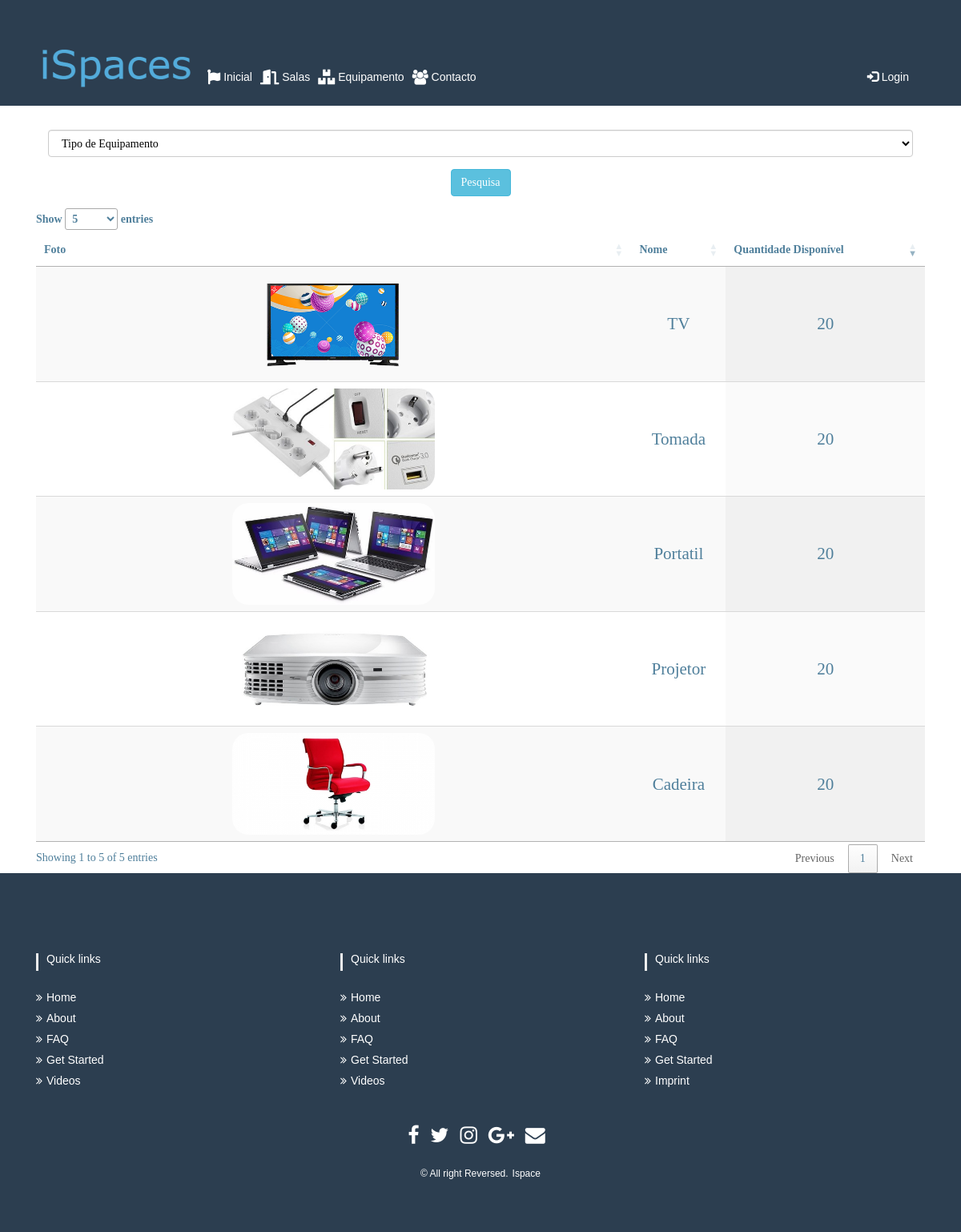
The app's page /index.php/publico_c/mostra_equipamento with its own data.
### tables this page shows
CREATE TABLE `equipamento` (
  `id` int(11) NOT NULL,
  `nome` varchar(45) NOT NULL,
  `quantidade` varchar(45) NOT NULL,
  `disponibilidade` varchar(45) NOT NULL,
  `imagem` varchar(45) NOT NULL
);

### application/controllers/Publico_c.php (called while the page is built, shortened)
<?php
class Publico_c extends CI_Controller {
	public function __construct(){
			$this->load->model('Publico_m');
			$this->load->helper('url_helper');
			$this->load->library("pagination");
	}
	public function mostra_equipamento(){
		$equipamento = $this->input->post('procura_equipamento');
		$data['equipamento'] = $this->Publico_m->selecionarEquipamento();
		$data["sala"] = $this->Publico_m->busca_equipamento($equipamento);
		$this->load->view('templates/header');
		$this->load->view('publico/equipamento',$data);
		$this->load->view('templates/Footer');
	}
}

### index.php (called while the page is built, shortened)
<?php
require_once BASEPATH.'core/CodeIgniter.php';

### application/models/Publico_m.php (called while the page is built, shortened)
<?php
class Publico_m extends CI_Model
{
    public function busca_equipamento($equipamento){
            $this->db->select('imagem,nome,quantidade');
            $this->db->from('equipamento');
            $query = $this->db->get();
            return $query->result_array();
    }
}

### application/views/publico/Equipamento.php (the view, shortened to what this page needs)
<div class="container mostrasalas">
    <div class="form-group col-md-12">
        <?php echo form_open('Publico_c/mostra_equipamento') ?>
        <select style="color:black" name="procura_equipamento" class="form-control">
            <option value="" selected>Tipo de Equipamento</option>
        </select>
    </div>
    <div class="form-group col-md-12 ">
        <input type="submit" class="btn btn-info" name="submit" value="Pesquisa">
    </div>
    <table id="example" class="display" style="width:100%">
        <thead>
            <tr>
                <th>Foto</th>
                <th>Nome</th>
                <th>Quantidade Disponível</th>
            </tr>
        </thead>
        <tbody>
            <?php foreach ($sala as $row){?>
            <tr>
                <td>
                    <img height="50%" width="35%" class="imagem_salas" src="<?php echo base_url($row['imagem'])?>">
                </td>
                <td class="texto ">
                    <?php echo $row['nome'] ?>
                </td>
                <td class="texto ">
                    <?php echo $row['quantidade'] ?>
                </td>
            </tr>
            <?php } ?>
        </tbody>
    </table>
</div>

### assets/css/salas.css (style rules this page uses)
.mostrasalas { color:rgb(79, 127, 155); font-family: 'Times New Roman', Times, serif; text-align: center; margin-top: 30px; }
.texto { padding-top: 15%; font-size: 1.5em; }
.imagem_salas { border-radius: 20px; }

### assets/css/sala_admin.css (style rules this page uses)
body { font-family: 'Varela Round', sans-serif; }
.container { margin-top: 30px; }

### records on screen
equipamento: imagem (picture), nome "TV", quantidade "20"
equipamento: imagem (picture), nome "Tomada", quantidade "20"
equipamento: imagem (picture), nome "Portatil", quantidade "20"
equipamento: imagem (picture), nome "Projetor", quantidade "20"
equipamento: imagem (picture), nome "Cadeira", quantidade "20"
